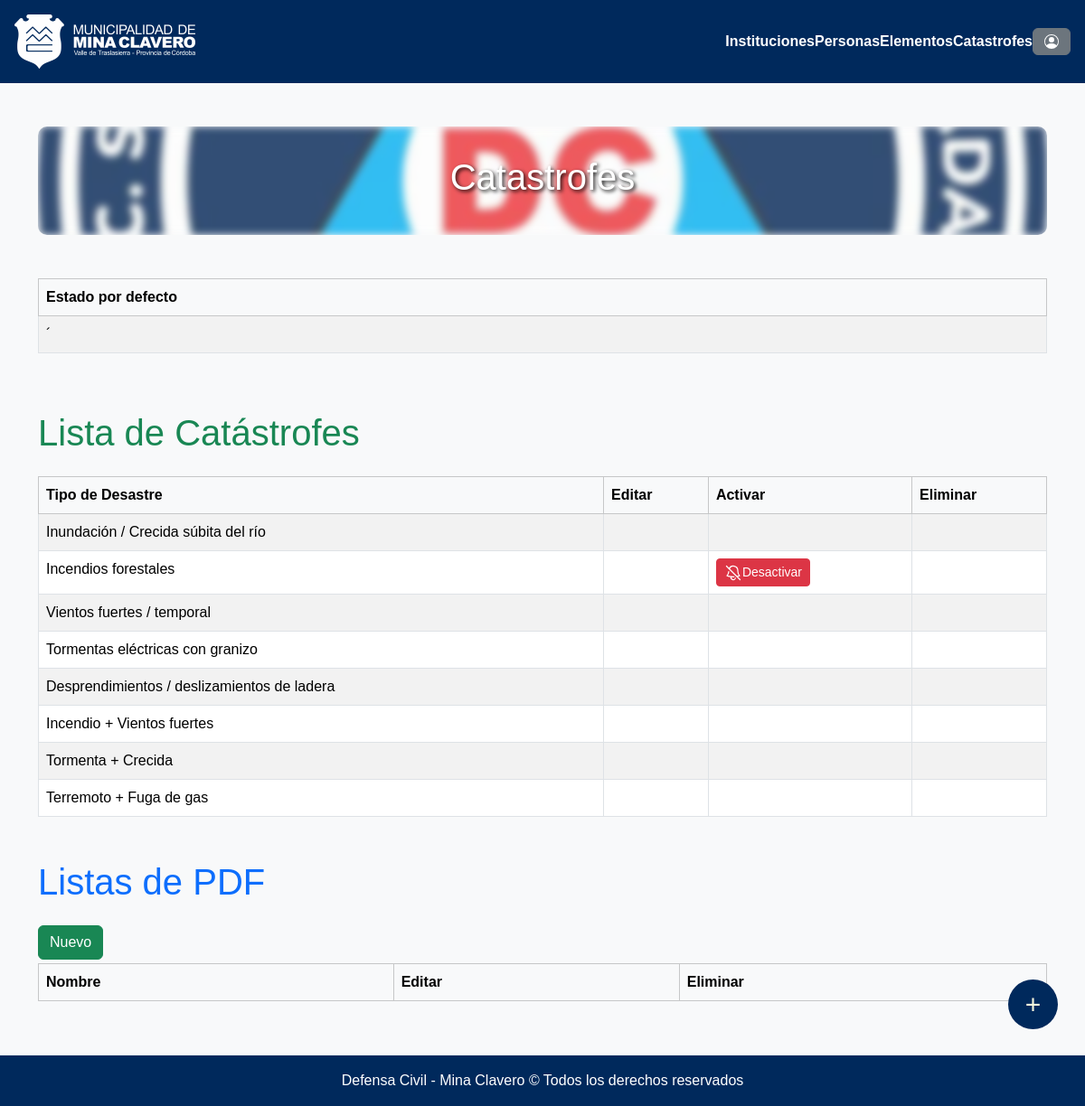
/listaDesastre/ (signed in), run on an earlier commit of the app's database.
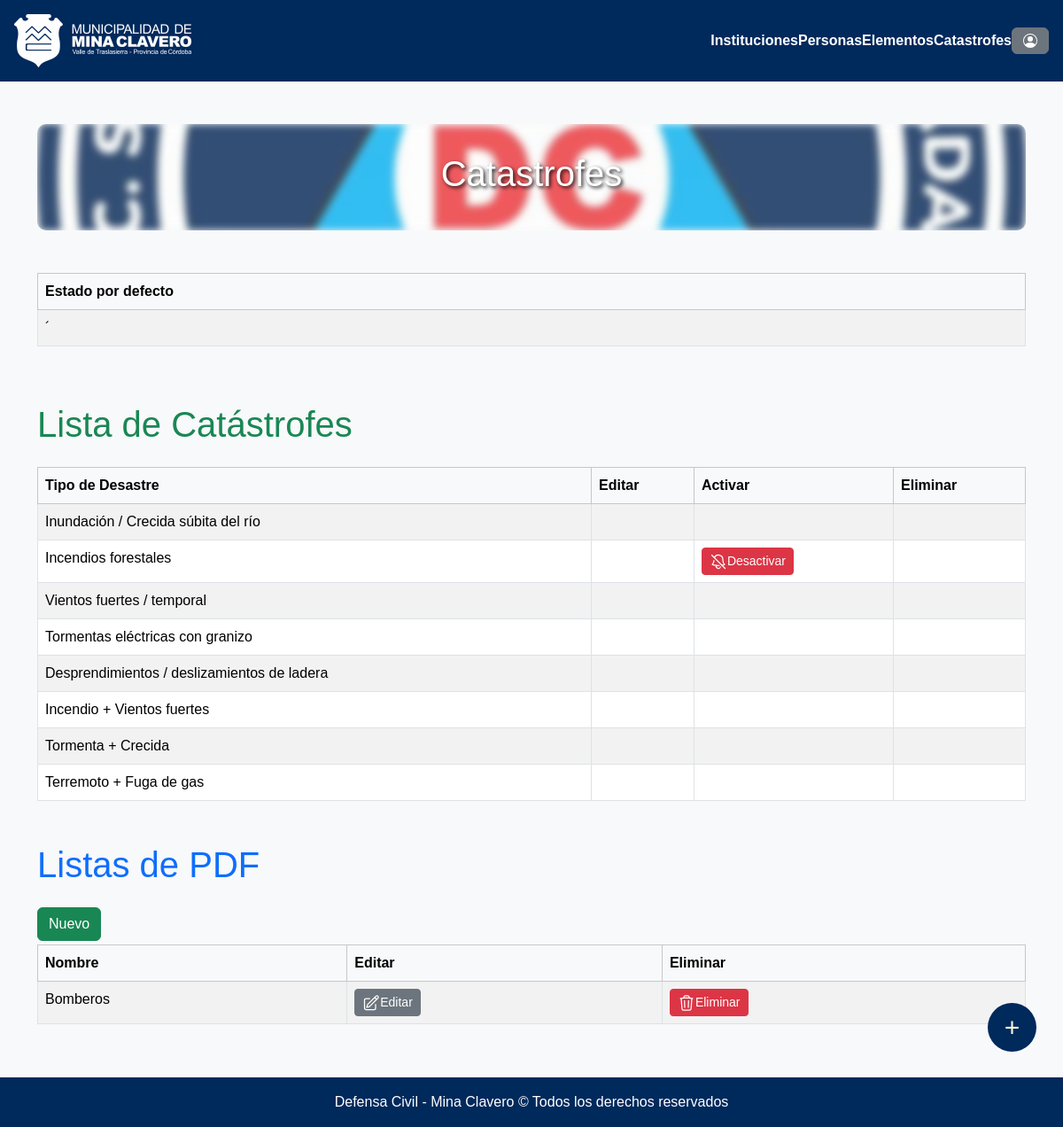
And on a later commit of the database.
### seguridadVial/models.py (models this page shows, shortened)
class Catastrophe(models.Model):
    type_disaster = models.CharField(max_length=255, default=None)
    descripcion = models.TextField()
    is_active = models.BooleanField(default=False)
    is_default = models.BooleanField(default=False)
    image_disaster = models.CharField(max_length=255)
    mapa_interactivo = models.CharField(max_length=855, default=None)

class PdfFrame(models.Model):
    name = models.CharField(max_length=255)
    url = models.URLField()
    pk_catastrofe = models.ManyToManyField(Catastrophe,through="CatPdf")

### seguridadVial/views_landing.py (the view)
# urls.py: path("listaDesastre/", login_required(permission_required('defensaCivil.add_catastrophe')(views_landing.DashboardCatastrophe)), name="Lista-Desastre"),
def DashboardCatastrophe(request):
    active = True
    if Catastrophe.objects.filter(is_active=True):
        active = False
    return render(request, template_name=os.path.join("defensaCivil", "listas", "dashboard.html"), context={"disaster":Catastrophe.objects.all(), "active":active, "pdf":PdfFrame.objects.all()})

### municipalidad/templates/defensaCivil/listas/dashboard.html (shortened to what this page needs)
{% extends "defensaCivil/base.html" %}
{% load static %}
{% block contenido %}
<div class="container mt-5">
    <div class="cont mb-5">
     <h1 class="titulo">Catastrofes</h1>
    </div>
    <div class="table-responsive w-100">
      <table class="table table-bordered table-striped table-hover" id="table">
        <thead class="table-light">
          <tr>
            <th>Estado por defecto</th>
          </tr>
        </thead>
        <tbody>
          {% for disaster in disaster %}
          {% if disaster.is_default %}
          <tr>
            <td>{{ disaster.type_disaster }}</td>
          </tr>
          {% endif %}
          {% endfor %}
        </tbody>
      </table>
    </div>
    <h1 class="mb-4 mt-5 text-success">Lista de Catástrofes</h1>
    <div class="table-responsive">
      <table class="table table-bordered table-striped table-hover" id="table">
        <thead class="table-light">
          <tr>
            <th>Tipo de Desastre</th>
            <th>Editar</th>
            <th>Activar</th>
            <th>Eliminar</th>
          </tr>
        </thead>
        <tbody>
          {% for disaster in disaster %}
          {% if not disaster.is_default %}
          <tr>
            <td>{{ disaster.type_disaster }}</td>
            <td>
            </td>
            <td>
              {% if not disaster.is_active and active %}
              <a href="{% url 'Activar' disaster.id %}" class="btn btn-sm btn-success">
                <img src="{% static 'assets/active.svg' %}" style="width: 20px;">
              Activar</a>
              {% elif disaster.is_active %}
              <a href="{% url 'Activar' disaster.id %}" class="btn btn-sm btn-danger">
                <img src="{% static 'assets/deactivate.svg' %}" style="width: 20px;">
              Desactivar</a>
              {% endif %}
            </td>
            <td>
            </td>
          </tr>
          {% endif %}
          {% endfor %}
        </tbody>
      </table>
      <h1 class="mb-4 mt-5 text-primary">Listas de PDF</h1>
      <a class="btn btn-success mb-1" href="{% url 'pdf_create' %}">Nuevo</a>
    <div class="table-responsive">
      <table class="table table-bordered table-striped table-hover" id="table">
        <thead class="table-light">
          <tr>
            <th>Nombre</th>
            <th>Editar</th>
            <th>Eliminar</th>
          </tr>
        </thead>
        <tbody>
         {% for pdf in pdf %}
          <tr>
            <td>{{ pdf.name }}</td>
            <td>
             <a class="btn btn-sm btn-secondary" href="{% url 'pdf_update' pdf.id %}">
                <img src="{% static 'assets/edit.svg' %}" style="width: 20px;">Editar
             </a>
            </td>
            <td>
              <a class="btn btn-sm btn-danger" href="{% url 'pdf_delete' pdf.id %}">
                <img src="{% static 'assets/eliminar.svg' %}" style="width: 20px;">Eliminar
              </a>
            </td>
          </tr>
          {% endfor %}
        </tbody>
      </table>
    </div>
    <a href={% url "crear" %} class="customButton">+</a>
  </div>
{% endblock %}

What changed in the data, as far as the page shows it:
added PdfFrame: name "Bomberos"
